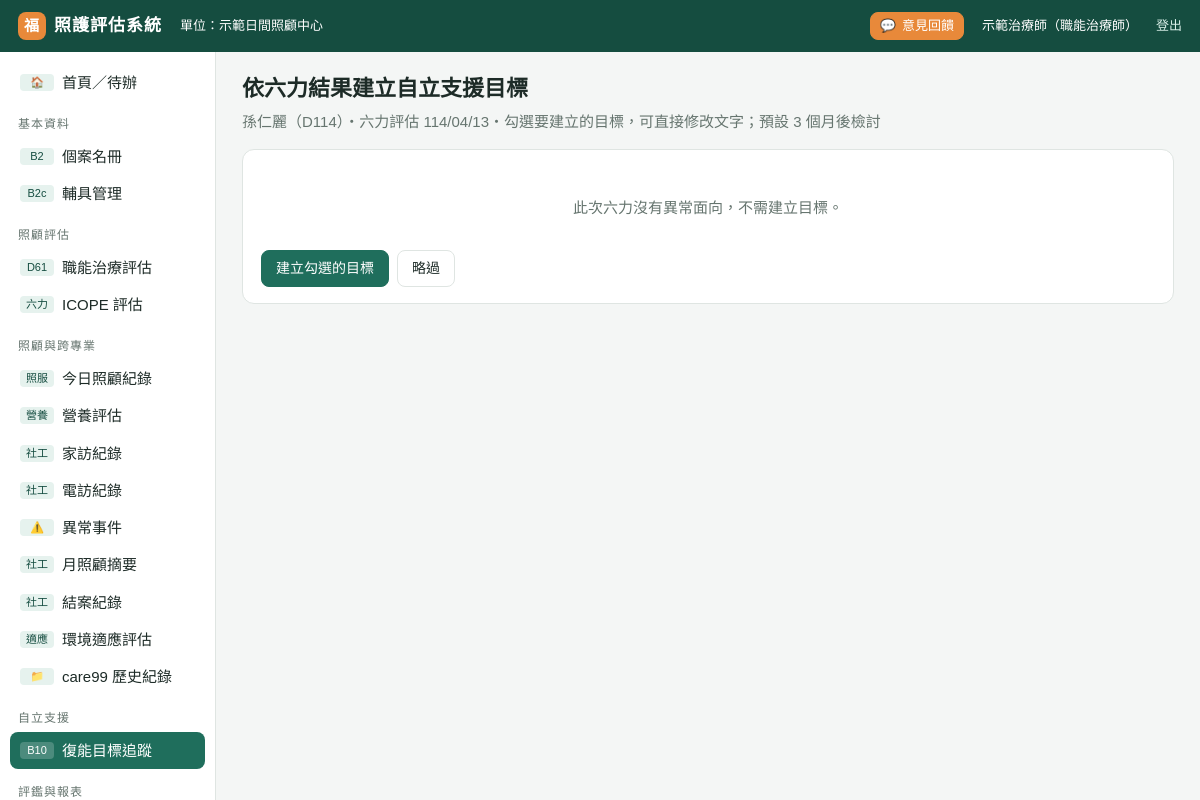
Page /goals/from-icope/39 (signed in) on the committed database.
### tables this page shows
CREATE TABLE settings (key TEXT PRIMARY KEY, value TEXT);

CREATE TABLE assessments (id INTEGER PRIMARY KEY, client_id INTEGER, type TEXT, date TEXT,
  assessor TEXT, kind TEXT, data TEXT, summary TEXT, note TEXT, next_due TEXT, keyed INTEGER DEFAULT 0,
  created TEXT, updated TEXT, source_id TEXT);

### app.py (the view, shortened to what this page needs)
@app.route("/goals/from-icope/<int:aid>", methods=["GET", "POST"])
@login_required
def goals_from_icope(aid):
    a = get_assess(aid)
    c = get_client(a["client_id"])
    j = S.icope_auto(a["data"])
    tmpl = {
        "mob": ("行動／肌力平衡", "起立坐下 5 次縮短至 12 秒內，維持安全行走", "運動團體＋個別坐站運動 10 下 × 2–3 組／天",
                f"起立坐下 {a['data'].get('mob_seconds', '—')} 秒（{a['data'].get('mob_method', '')}）"),
        "cog": ("認知", "能正確說出今天的月、日（現實導向）", "認知團體；每日日曆、白板現實導向", "定向／記憶有錯誤"),
        "dep": ("情緒", "每週主動參與社交團體至少 2 次", "社交團體；安排有興趣的活動", "情緒低落或失去興趣"),
        "soc": ("日常生活自立", "在提示下自行完成能力所及的日常活動（如穿脫外套）", "自立支援：給予時間、口頭提示，不代勞", "日常生活需協助"),
        "nut": ("營養", "維持體重，三個月內不再下降", "告知護理人員追蹤；用餐觀察", "體重減輕或食慾不佳"),
        "vis": ("感官", "活動中能看清字卡、安全移動", "照明充足、字卡放大；鼓勵就醫", "視力有困難"),
        "hear": ("感官", "團體活動中能聽清楚指令並參與", "面對面溝通、座位安排", "聽力異常"),
    }
    sug = [(k, *tmpl[k]) for k, _ in S.ICOPE_ALL if k in tmpl and j.get(k) in ("異常", "需追蹤")]
    return render_template("goals_from.html", a=a, c=c, sug=sug)

### app.py (called while the page is built)
def db():
    if "db" not in g:
        g.db = sqlite3.connect(DB_PATH)
        g.db.row_factory = sqlite3.Row
        g.db.execute("PRAGMA foreign_keys=ON")
    return g.db

@app.teardown_appcontext
def _close(_):
    d = g.pop("db", None)
    if d is not None:
        d.close()

def setting(key):
    r = db().execute("SELECT value FROM settings WHERE key=?", (key,)).fetchone()
    return r["value"] if r else DEFAULT_SETTINGS.get(key, "")

def to_date(s):
    if not s:
        return None
    if isinstance(s, (date, datetime)):
        return s if isinstance(s, date) and not isinstance(s, datetime) else s.date()
    s = str(s).strip().replace(".", "/").replace("-", "/")
    parts = s.split("/")
    try:
        y, m, d = (int(p) for p in parts[:3])
    except ValueError:
        return None
    if y < 1000:
        y += 1911
    try:
        return date(y, m, d)
    except ValueError:
        return None

def roc(s, sep="/"):
    d = to_date(s)
    return f"{d.year - 1911}{sep}{d.month:02d}{sep}{d.day:02d}" if d else ""

def age_at(birth, on=None):
    b = to_date(birth)
    if not b:
        return None
    on = to_date(on) or date.today()
    return on.year - b.year - ((on.month, on.day) < (b.month, b.day))

def client_dict(row, on=None):
    c = dict(row)
    c["age"] = age_at(c.get("birth"), on)
    c["label"] = f"{c['name']}（{c['case_no']}）" if c.get("case_no") else c["name"]
    return c

def get_client(cid):
    r = db().execute("SELECT * FROM clients WHERE id=?", (cid,)).fetchone()
    if not r:
        abort(404)
    return client_dict(r)

def assess_dict(row):
    a = dict(row)
    a["data"] = json.loads(a["data"] or "{}")
    return a

def get_assess(aid):
    r = db().execute("SELECT * FROM assessments WHERE id=?", (aid,)).fetchone()
    if not r:
        abort(404)
    return assess_dict(r)

def login_required(f):
    @wraps(f)
    def w(*a, **k):
        if not session.get("uid"):
            return redirect(url_for("login", next=request.path))
        return f(*a, **k)
    return w

@app.context_processor
def _ctx():
    if not session.get("uid"):
        return {"center": setting("center_name"), "demo": DEMO}
    return {"center": setting("center_name"), "demo": DEMO,
            "me": {"name": session.get("name"), "title": session.get("title")}}

### templates/goals_from.html
{% extends "base.html" %}
{% block body %}
<div class="pagehead"><div><h1>依六力結果建立自立支援目標</h1>
<div class="muted">{{ c.label }}・六力評估 {{ a.date|roc }}・勾選要建立的目標，可直接修改文字；預設 3 個月後檢討</div></div></div>
<form method="post" class="card">
{% for k, dom, goal, method, base in sug %}
  <div style="border:1px solid var(--line);border-radius:10px;padding:10px 12px;margin-bottom:10px">
    <label><input type="checkbox" name="use_{{ k }}" checked> <b>{{ dom }}</b></label>
    <div class="grid g3" style="margin-top:6px">
      <div><label class="f">目標</label><input type="text" name="goal_{{ k }}" value="{{ goal }}" style="width:100%"></div>
      <div><label class="f">方法</label><input type="text" name="method_{{ k }}" value="{{ method }}" style="width:100%"></div>
      <div><label class="f">基準（目前表現）</label><input type="text" name="base_{{ k }}" value="{{ base }}" style="width:100%"></div>
    </div>
  </div>
{% else %}<div class="empty">此次六力沒有異常面向，不需建立目標。</div>{% endfor %}
<div class="btns"><button class="btn pri">建立勾選的目標</button><a class="btn" href="{{ url_for('client_view', cid=c.id) }}">略過</a></div>
</form>
{% endblock %}

### templates/base.html (shortened to what this page needs)
<!doctype html>
<html lang="zh-Hant">
<head>
<link rel="stylesheet" href="{{ url_for('static', filename='app.css', v=css_ver()) }}">
</head>
<body>
{% set ep = request.endpoint %}
{% set typ = (request.view_args or {}).get('typ', '')|lower %}
<div class="top">
  <a class="logo" href="{{ url_for('home') }}"><i>福</i><span>照護評估系統</span></a>
  <span class="small hide-m">單位：{{ center }}</span>
  <a class="btn sm acc fb-btn" href="{{ url_for('feedback', page=request.path) }}">💬<span class="hide-m"> 意見回饋</span></a>
  <span class="small hide-m">{{ me.name }}{% if me.title %}（{{ me.title }}）{% endif %}</span>
  <a class="small hide-m" href="{{ url_for('logout') }}">登出</a>
</div>
<div class="wrap">
<nav class="side">
  <a href="{{ url_for('home') }}" class="{{ 'on' if ep=='home' }}"><code>🏠</code><span>首頁／待辦</span></a>
  <div class="grp">基本資料</div>
  <a href="{{ url_for('clients') }}" class="{{ 'on' if ep in ('clients','client_view','client_edit') }}"><code>B2</code><span>個案名冊</span></a>
  <a href="{{ url_for('aids') }}" class="{{ 'on' if ep=='aids' }}"><code>B2c</code><span>輔具管理</span></a>
  <div class="grp">照顧評估</div>
  <a href="{{ url_for('assess_list', typ='d61') }}" class="{{ 'on' if typ=='d61' or (ep=='assess_view' and a and a.type=='D61') }}"><code>D61</code><span>職能治療評估</span></a>
  <a href="{{ url_for('assess_list', typ='icope') }}" class="{{ 'on' if typ=='icope' or (ep=='assess_view' and a and a.type=='ICOPE') }}"><code>六力</code><span>ICOPE 評估</span></a>
  <div class="grp">照顧與跨專業</div>
  <a href="{{ url_for('daily') }}" class="{{ 'on' if ep=='daily' }}"><code>照服</code><span>今日照顧紀錄</span></a>
  <a href="{{ url_for('records_list', module='MNA') }}" class="{{ 'on' if ep in ('nutri_form',) or (ep in ('records_list','record_view') and (request.view_args or {}).get('module')=='MNA') }}"><code>營養</code><span>營養評估</span></a>
  <a href="{{ url_for('records_list', module='HV') }}" class="{{ 'on' if ep=='hv_form' or (ep in ('records_list','record_view') and (request.view_args or {}).get('module')=='HV') }}"><code>社工</code><span>家訪紀錄</span></a>
  <a href="{{ url_for('records_list', module='PC') }}" class="{{ 'on' if (ep in ('simple_form','pc_batch') and (request.view_args or {}).get('mod','PC')=='PC') or (ep in ('records_list','record_view') and (request.view_args or {}).get('module')=='PC') }}"><code>社工</code><span>電訪紀錄</span></a>
  <a href="{{ url_for('records_list', module='IR') }}" class="{{ 'on' if (ep=='simple_form' and (request.view_args or {}).get('mod')=='IR') or (ep in ('records_list','record_view') and (request.view_args or {}).get('module')=='IR') }}"><code>⚠️</code><span>異常事件</span></a>
  <a href="{{ url_for('records_list', module='MS') }}" class="{{ 'on' if (ep=='simple_form' and (request.view_args or {}).get('mod')=='MS') or (ep in ('records_list','record_view') and (request.view_args or {}).get('module')=='MS') }}"><code>社工</code><span>月照顧摘要</span></a>
  <a href="{{ url_for('records_list', module='CL') }}" class="{{ 'on' if (ep=='simple_form' and (request.view_args or {}).get('mod')=='CL') or (ep in ('records_list','record_view') and (request.view_args or {}).get('module')=='CL') }}"><code>社工</code><span>結案紀錄</span></a>
  <a href="{{ url_for('records_list', module='EA') }}" class="{{ 'on' if (ep=='simple_form' and (request.view_args or {}).get('mod')=='EA') or (ep in ('records_list','record_view') and (request.view_args or {}).get('module')=='EA') }}"><code>適應</code><span>環境適應評估</span></a>
  <a href="{{ url_for('records_index') }}" class="{{ 'on' if ep=='records_index' or (ep in ('records_list','record_view') and (request.view_args or {}).get('module') not in ('MNA','HV','PC','IR','MS','CL','EA')) }}"><code>📁</code><span>care99 歷史紀錄</span></a>
  <div class="grp">自立支援</div>
  <a href="{{ url_for('goals') }}" class="{{ 'on' if ep in ('goals','goals_from_icope') }}"><code>B10</code><span>復能目標追蹤</span></a>
  <div class="grp">評鑑與報表</div>
</nav>
<main>
  {% block body %}{% endblock %}
</main>
</div>
</body>
</html>

### static/app.css (style rules this page uses)
:root { --brand: #1f6e5c; --brand-d: #154d40; --brand-l: #e6f2ee; --accent: #e8893a; --bg: #f4f6f5; --card: #fff; --line: #dfe5e2; --text: #1d2b27; --muted: #66756f; --bad: #c0392b; --bad-l: #fbe9e7; --warn: #b7791f; --warn-l: #fff4d6; --info: #2563a8; --info-l: #e3eefb; --ok: #2e7d4f; --ok-l: #e5f4ea; }
* { box-sizing: border-box; }
html, body { margin: 0; }
body { font-family: "PingFang TC", "Microsoft JhengHei", "Heiti TC", sans-serif; background: var(--bg); color: var(--text); font-size: 15px; line-height: 1.55; }
a { color: var(--brand); text-decoration: none; }
h1 { font-size: 22px; margin: 0 0 4px; }
.muted { color: var(--muted); }
.small { font-size: 13px; }
.top { position: sticky; top: 0; z-index: 20; height: 52px; background: var(--brand-d); color: #fff; display: flex; align-items: center; padding: 0 18px; gap: 18px; }
.top .logo { font-weight: 700; font-size: 17px; letter-spacing: 1px; display: flex; align-items: center; gap: 8px; }
.top .logo i { width: 28px; height: 28px; border-radius: 8px; background: var(--accent); display: inline-grid; place-items: center; font-style: normal; font-size: 15px; }
.top a { color: #d9efe8; }
.wrap { display: flex; min-height: calc(100vh - 52px); }
nav.side { width: 216px; flex: none; background: #fff; border-right: 1px solid var(--line); padding: 12px 10px 40px; position: sticky; top: 52px; height: calc(100vh - 52px); overflow: auto; }
nav.side .grp { font-size: 12px; color: var(--muted); margin: 14px 8px 4px; letter-spacing: 1px; }
nav.side a { display: flex; gap: 8px; align-items: center; padding: 7px 10px; border-radius: 8px; color: var(--text); }
nav.side a.on { background: var(--brand); color: #fff; }
nav.side a code { min-width: 34px; text-align: center; font-size: 11px; background: var(--brand-l); color: var(--brand-d); padding: 0 5px; border-radius: 4px; font-family: inherit; }
nav.side a.on code { background: rgba(255,255,255,.2); color: #fff; }
main { flex: 1; padding: 20px 26px 60px; min-width: 0; }
.pagehead { display: flex; align-items: flex-end; gap: 12px; margin-bottom: 16px; flex-wrap: wrap; }
.card { background: var(--card); border: 1px solid var(--line); border-radius: 12px; padding: 16px 18px; margin-bottom: 16px; }
.btn { display: inline-flex; align-items: center; gap: 6px; padding: 7px 14px; border-radius: 8px; border: 1px solid var(--line); background: #fff; color: var(--text); cursor: pointer; font: inherit; font-size: 14px; white-space: nowrap; }
.btn.pri { background: var(--brand); color: #fff; border-color: var(--brand); }
.btn.acc { background: var(--accent); color: #fff; border-color: var(--accent); }
.btn.sm { padding: 3px 9px; font-size: 13px; }
.btns { display: flex; gap: 8px; flex-wrap: wrap; align-items: center; }
.empty { padding: 30px; text-align: center; color: var(--muted); }
.top .logo { color: #fff; text-decoration: none; }
.fb-btn { color: #fff !important; border-color: transparent; }

### rows in the picture
settings: value "示範日間照顧中心"
assessments: name "示範治療師", date|roc "114/04/13"

### other values in the picture
{{ me.title }} "職能治療師"
{{ c.label }} "孫仁麗（D114）"
